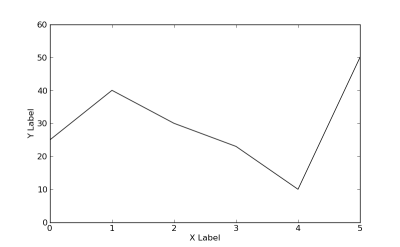

This figure's Python source:
plot = Plot()

line = Line()
line.yValues = [25, 40, 30, 23, 10, 50]
line.xValues = range(len(line.yValues))

plot.add(line)
plot.setXLabel("X Label")
plot.setYLabel("Y Label")
plot.setYLimits(0, 60)
plot.save("simpleline.png")
